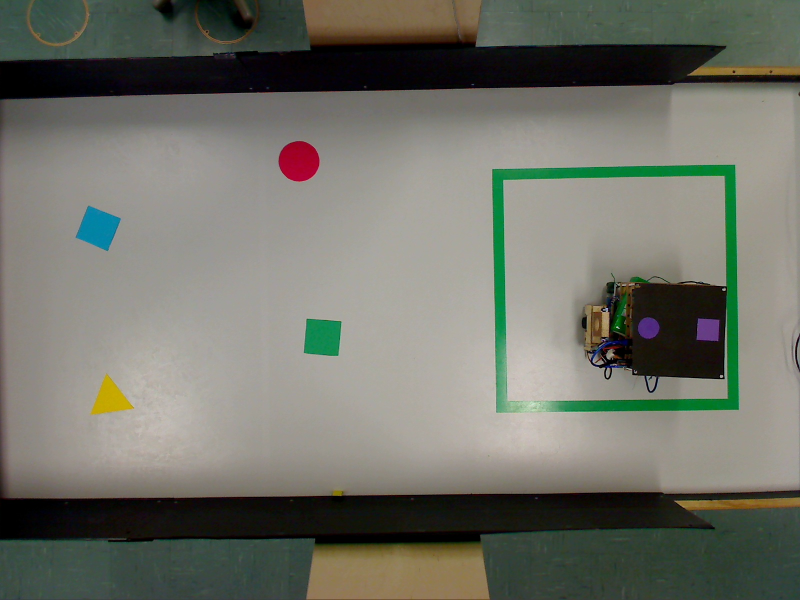
#> input picture base_station/image_test_1.jpg, 1600 x 1200 px (shown at 1/2 size)
$ python -i table_calibrator.py   (imports and definitions only)
#> lines starting #> are read from the running program, lines starting #| are printed output that depends on the picture
import cv2
import numpy as np
import imutils
from pyimagesearch.shapedetector import ShapeDetector as PolygonDetector
from vision import *

class TableCalibrator:
    def get_table_calibration(self, image):

        blurred_image = image.filter_gaussian_blur((15,15), 0)
        green_contours = (blurred_image
                           .filter_by_color(hsv_range['green_calibration_square'])
                           .erode(5,2)
                           .dilate(5,2)
                           .find_contours())

        biggest_square = 0
        biggest_square_area = 0
        polygon_detector = PolygonDetector()
        for contour in green_contours:
            shape = polygon_detector.detect(contour)
            if shape != "square":
                continue
            area = cv2.contourArea(contour)
            if area >biggest_square_area:
                biggest_square_area = area
                biggest_square = contour

        minY = 5000
        maxY = -1
        minX = 5000
        maxX = -1
        for vertex in biggest_square:
            if vertex[0][0] < minX:
                minX = vertex[0][0]
            if vertex[0][1] < minY:
                minY = vertex[0][1]
            if vertex[0][0] > maxX:
                maxX = vertex[0][0]
            if vertex[0][1] > maxY:
                maxY =vertex[0][1]

        pixelsPerMeter = int(abs(maxX - minX)/greenSquareWidth)
        topLeftCorner = (int(minX-pixelsPerMeter*greenSquareToLeft), int(minY-pixelsPerMeter*greenSquareToTop))
        bottomRightCorner = (int(maxX+pixelsPerMeter*greenSquareToTop), int(maxY+pixelsPerMeter*greenSquareToTop))

        return {'pixelsPerMeter': pixelsPerMeter, 'tableContour': np.array([topLeftCorner,(bottomRightCorner[0],
		topLeftCorner[1]),bottomRightCorner,(topLeftCorner[0], bottomRightCorner[1])])}

greenSquareWidth = 0.663 #meters
greenSquareToTop = 0.225 # meters
greenSquareToLeft = 1.42 # meters


>>> import cv2
>>> picture = cv2.imread('image_test_1.jpg', cv2.IMREAD_GRAYSCALE)
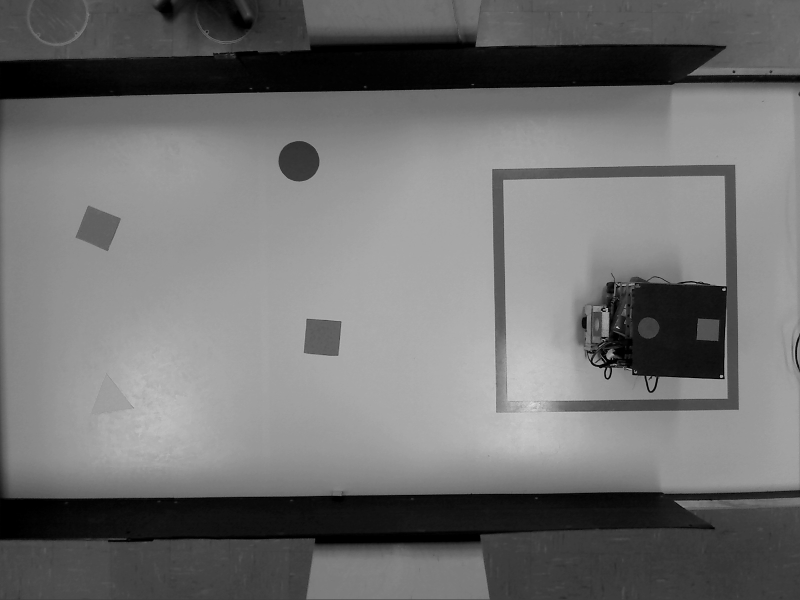
#> picture: shape (1200, 1600) (shown at 1/2 size); min 0, max 225, mean 112.7
#> (the run stopped early here; a loop or call above may not have finished)

$ run again, on base_station/photo_robot_mauve.jpg
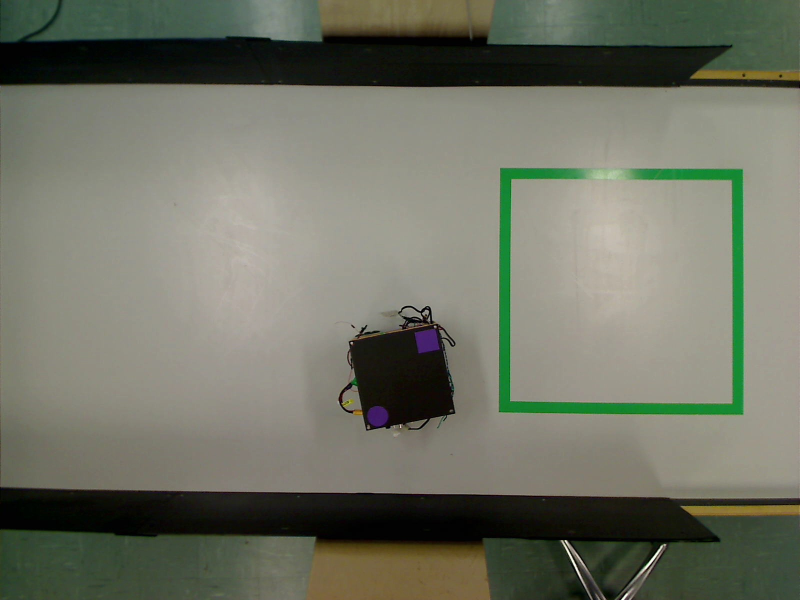
#> input picture base_station/photo_robot_mauve.jpg, 1600 x 1200 px (shown at 1/2 size)
#> `picture = cv2.imread('image_test_1.jpg', cv2.IMREAD_GRAYSCALE)`:
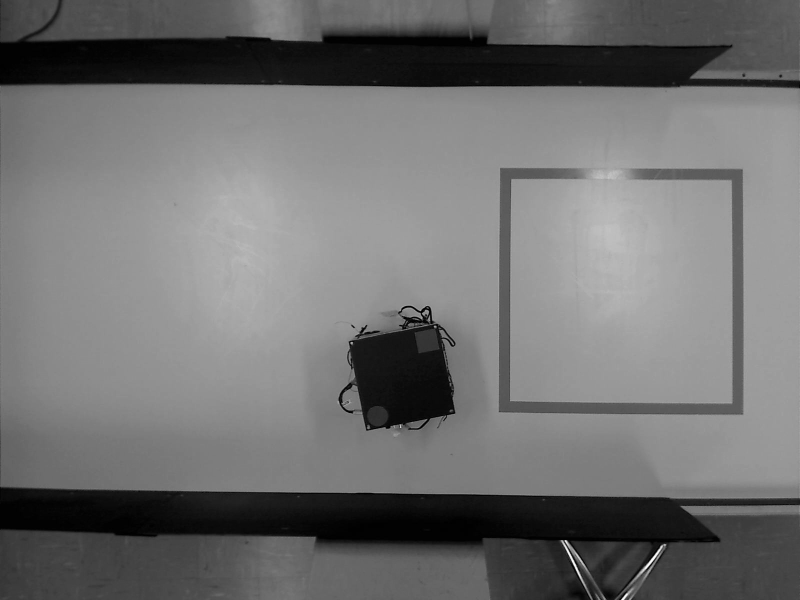
#> picture: shape (1200, 1600) (shown at 1/2 size); min 0, max 255, mean 111.8
